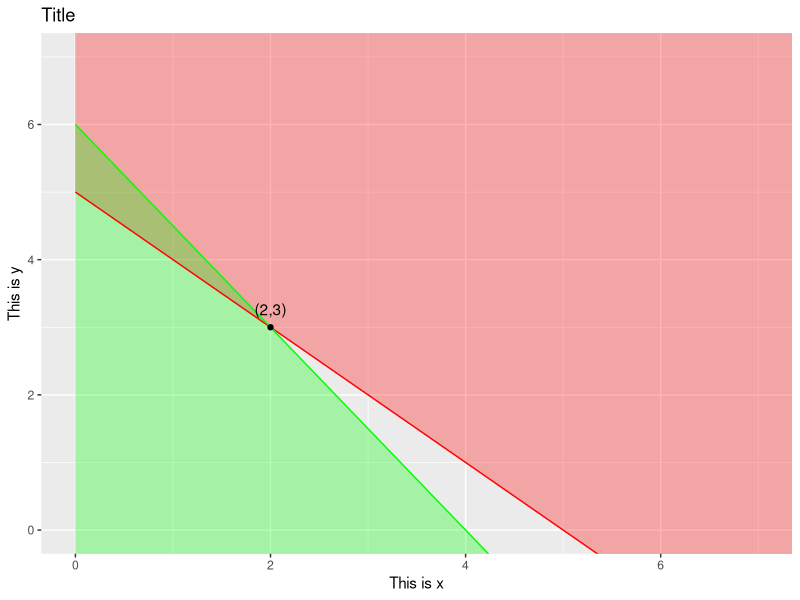

Reproduce this figure in R.
# Load the ggplot2 package
library(ggplot2)

# Define the functions for the inequalities
f1 <- function(x) { return(5-x) }
f2 <- function(x) { return((12-3*x)/2) }
#f3 <- function(x) { x^3 }

# Create a sequence of x values
x <- seq(0, 10, length.out=100)

# Create a data frame with the x values and corresponding y values
#df <- data.frame(x = x, y1 = f1(x), y2 = f2(x), y3 = f3(x))
df <- data.frame(x = x, y = f1(x), y2 = f2(x))
# Plot the inequalities and shade the regions bounded by them
ggplot(df, aes(x = x)) +
  geom_ribbon(aes(ymin = y, ymax = Inf), fill = "red", alpha = 0.3) +
  geom_ribbon(aes(ymin = -Inf, ymax = y2), fill = "green", alpha = 0.3) +
  geom_line(aes(y = y), colour = "red") +
  geom_line(aes(y = y2), colour = "green") +
  annotate("point", x=2,y=3,colour = "black")+
  annotate("text",x=2,y=3,label="(2,3)",vjust=-1)+
  xlab("This is x")+
  ylab("This is y")+
  ggtitle("Title")+
  coord_cartesian(xlim= c(0,7), ylim=c(0,7))
  
